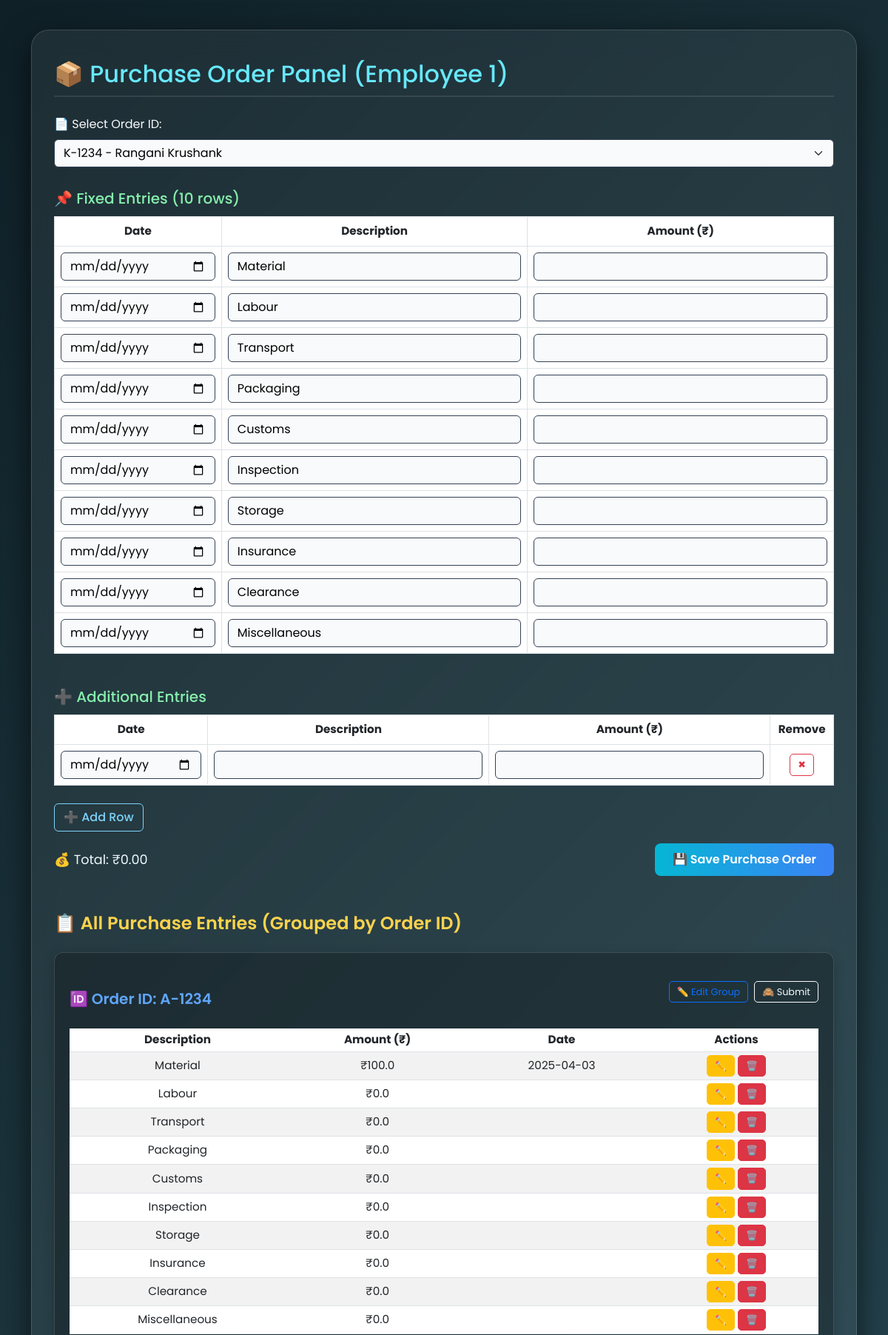
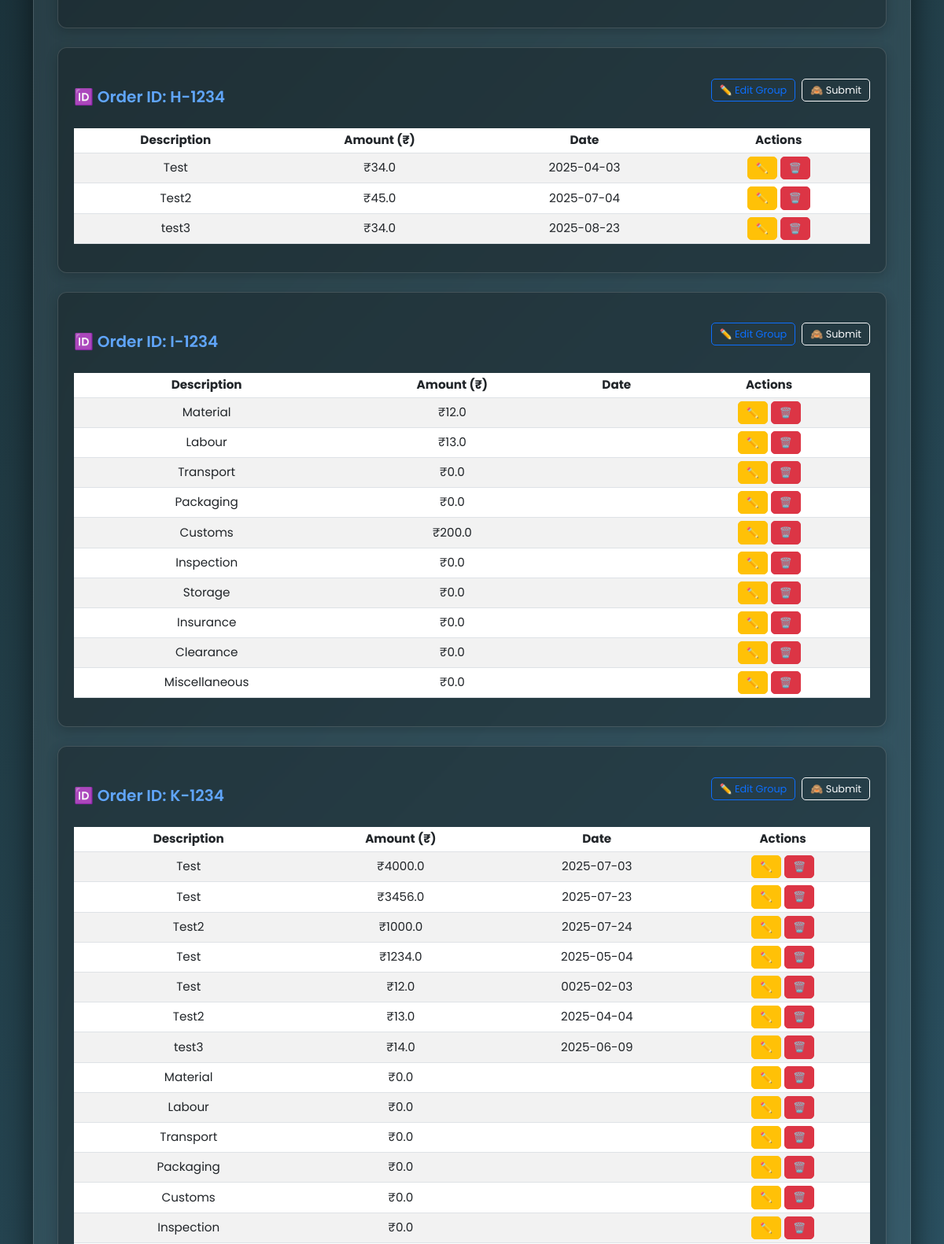
The page /purchase (signed in, upper part) on the database its author committed (2 pictures, top to bottom).
### app.py (models this page shows)
class PurchaseOrder(db.Model):
    id = db.Column(db.Integer, primary_key=True)
    order_id = db.Column(db.String(100), nullable=False)
    description = db.Column(db.String(255))
    amount = db.Column(db.Float)
    date = db.Column(db.String(20), nullable=False)  # Format: YYYY-MM-DD

### app.py (the view, shortened to what this page needs)
@app.route('/purchase', methods=['GET', 'POST'])
@login_required
def purchase_panel():
    if current_user.role != 'employee1':
        flash('Access denied!', 'danger')
        return redirect(url_for('login'))
    grouped_purchases = {}
    for p in PurchaseOrder.query.order_by(PurchaseOrder.order_id).all():
        grouped_purchases.setdefault(p.order_id, []).append(p)
    return render_template(
        'purchase.html',
        orders=Order.query.all(),
        grouped_purchases=grouped_purchases
    )

### app.py (called while the page is built)
@login_manager.user_loader
def load_user(user_id):
    return User.query.get(int(user_id))

### templates/purchase.html (shortened to what this page needs)
{% extends "layout.html" %}
{% block content %}
<div class="glass-wrapper">
  <h2>📦 Purchase Order Panel (Employee 1)</h2>
  <form method="POST">
    <div class="form-section">
      <label class="form-label">📄 Select Order ID:</label>
      <select name="order_id" class="form-select mb-4" required>
        {% for order in orders %}
          <option value="{{ order.order_id }}">{{ order.order_id }} - {{ order.customer_name }}</option>
        {% endfor %}
      </select>
      <h5>📌 Fixed Entries (10 rows)</h5>
      <div class="table-responsive mb-4">
        <table class="table table-bordered align-middle">
          <thead>
            <tr><th>Date</th><th>Description</th><th>Amount (₹)</th></tr>
          </thead>
          <tbody>
            {% set fixed_items = ['Material', 'Labour', 'Transport', 'Packaging', 'Customs', 'Inspection', 'Storage', 'Insurance', 'Clearance', 'Miscellaneous'] %}
            {% for item in fixed_items %}
            <tr>
              <td><input type="date" name="date[]" class="form-control"></td>
              <td><input type="text" name="description[]" class="form-control" value="{{ item }}" readonly></td>
              <td><input type="number" name="amount[]" class="form-control amount-field" step="0.01"></td>
            </tr>
            {% endfor %}
          </tbody>
        </table>
      </div>
      <h5>➕ Additional Entries</h5>
      <div class="table-responsive mb-2">
        <table class="table table-bordered align-middle" id="po-table">
          <thead>
            <tr><th>Date</th><th>Description</th><th>Amount (₹)</th><th>Remove</th></tr>
          </thead>
          <tbody>
            <tr>
              <td><input type="date" name="date[]" class="form-control"></td>
              <td><input type="text" name="description[]" class="form-control"></td>
              <td><input type="number" name="amount[]" class="form-control amount-field" step="0.01"></td>
              <td><button type="button" class="btn btn-outline-danger btn-sm remove-row">✖</button></td>
            </tr>
          </tbody>
        </table>
      </div>
      <button type="button" class="btn btn-outline-secondary mb-3" id="add-row">➕ Add Row</button>
    </div>
    <div class="d-flex justify-content-between align-items-center">
      <span class="total-label">💰 Total: ₹<span id="total-amount">0.00</span></span>
      <button type="submit" class="btn btn-custom">💾 Save Purchase Order</button>
    </div>
  </form>
  <div class="mt-5">
    <h4>📋 All Purchase Entries (Grouped by Order ID)</h4>
    {% if grouped_purchases %}
      {% for oid, group in grouped_purchases.items() %}
      <div class="order-group mt-4" data-order-id="{{ oid }}">
        <div class="d-flex justify-content-between align-items-center">
          <h5>🆔 Order ID: {{ oid }}</h5>
          <div class="d-flex gap-2">
            <a href="{{ url_for('edit_purchase_group', order_id=oid) }}" class="btn btn-sm btn-outline-primary">✏️ Edit Group</a>
            <button type="button" class="btn btn-sm btn-outline-light hide-order-btn">🙈 Submit</button>
          </div>
        </div>
        <table class="table table-sm table-striped mt-3">
          <thead>
            <tr><th>Description</th><th>Amount (₹)</th><th>Date</th><th>Actions</th></tr>
          </thead>
          <tbody>
            {% for p in group %}
            <tr>
              <td>{{ p.description }}</td>
              <td>₹{{ p.amount }}</td>
              <td>{{ p.date }}</td>
              <td>
                <a href="{{ url_for('edit_purchase', id=p.id) }}" class="btn btn-sm btn-warning">✏️</a>
                <form method="POST" action="{{ url_for('delete_purchase', id=p.id) }}" style="display:inline;">
                  <button type="submit" class="btn btn-sm btn-danger" onclick="return confirm('Delete this row?')">🗑️</button>
                </form>
              </td>
            </tr>
            {% endfor %}
          </tbody>
        </table>
      </div>
      {% endfor %}
    {% else %}
      <p class="text-muted">No purchase entries found.</p>
    {% endif %}
  </div>
</div>
{% endblock %}

### templates/purchase.html (style rules this page uses)
body { background: linear-gradient(135deg, #0f2027, #203a43, #2c5364); font-family: 'Poppins', sans-serif; color: #e0f2f1; }
.glass-wrapper { max-width: 1200px; margin: 40px auto; padding: 40px 30px; background: rgba(255, 255, 255, 0.06); border-radius: 24px; box-shadow: 0 12px 40px rgba(0, 0, 0, 0.6); backdrop-filter: blur(16px); -webkit-backdrop-filter: blur(16px); border: 1px solid rgba(255, 255, 255, 0.15); }
.glass-wrapper h2 { font-size: 2rem; color: #67e8f9; margin-bottom: 25px; border-bottom: 2px solid rgba(255, 255, 255, 0.1); padding-bottom: 10px; }
.glass-wrapper h4 { color: #fcd34d; font-weight: 600; margin-top: 50px; margin-bottom: 20px; }
.glass-wrapper h5 { color: #86efac; font-weight: 500; margin-top: 30px; margin-bottom: 12px; }
label, th, td { color: #f8fafc; }
select, input { background-color: #f9fafb !important; color: #000 !important; border: 1px solid #334155 !important; border-radius: 8px; padding: 6px 10px; }
.btn-custom { background: linear-gradient(to right, #06b6d4, #3b82f6); color: #fff; font-weight: 600; border: none; border-radius: 8px; padding: 10px 24px; transition: all 0.3s ease-in-out; }
.btn-outline-secondary { border-color: #7dd3fc; color: #7dd3fc; font-weight: 500; border-radius: 6px; }
.table thead { background-color: rgba(255, 255, 255, 0.08); color: #93c5fd; }
.table td, .table th { vertical-align: middle; text-align: center; font-size: 0.95rem; }
.table-striped tbody tr:nth-of-type(odd) { background-color: rgba(255, 255, 255, 0.03); }
.total-label { font-size: 1.1rem; color: #f0f9ff; }
.order-group { border: 1px solid rgba(255, 255, 255, 0.15); border-radius: 12px; padding: 20px; background: rgba(0, 0, 0, 0.25); box-shadow: 0 4px 15px rgba(0,0,0,0.2); }
.order-group h5 { color: #60a5fa; font-weight: 600; }
.btn-sm { font-size: 0.8rem; padding: 4px 10px; border-radius: 5px; }
.table input[type="text"], .table input[type="date"], .table input[type="number"] { color: #000 !important; background-color: #f9fafb !important; }

### rows shown on the page
PurchaseOrder: order "A-1234", description "Material", amount "100.0", date "2025-04-03"
PurchaseOrder: description "Labour", amount "0.0"
PurchaseOrder: description "Transport", amount "0.0"
PurchaseOrder: description "Packaging", amount "0.0"
PurchaseOrder: description "Customs", amount "0.0"
PurchaseOrder: description "Inspection", amount "0.0"
PurchaseOrder: description "Storage", amount "0.0"
PurchaseOrder: description "Insurance", amount "0.0"
PurchaseOrder: description "Clearance", amount "0.0"
PurchaseOrder: description "Miscellaneous", amount "0.0"
PurchaseOrder: order "H-1234", description "Test", amount "34.0", date "2025-04-03"
PurchaseOrder: description "Test2", amount "45.0", date "2025-07-04"
PurchaseOrder: description "test3", amount "34.0", date "2025-08-23"
PurchaseOrder: order "I-1234", description "Material", amount "12.0"
PurchaseOrder: description "Labour", amount "13.0"
PurchaseOrder: description "Transport", amount "0.0"
PurchaseOrder: description "Packaging", amount "0.0"
PurchaseOrder: description "Customs", amount "200.0"
PurchaseOrder: description "Inspection", amount "0.0"
PurchaseOrder: description "Storage", amount "0.0"
PurchaseOrder: description "Insurance", amount "0.0"
PurchaseOrder: description "Clearance", amount "0.0"
PurchaseOrder: description "Miscellaneous", amount "0.0"
PurchaseOrder: order "K-1234", description "Test", amount "4000.0", date "2025-07-03"
PurchaseOrder: description "Test", amount "3456.0", date "2025-07-23"
PurchaseOrder: description "Test2", amount "1000.0", date "2025-07-24"
PurchaseOrder: description "Test", amount "1234.0", date "2025-05-04"
PurchaseOrder: description "Test", amount "12.0", date "0025-02-03"
PurchaseOrder: description "Test2", amount "13.0", date "2025-04-04"
PurchaseOrder: description "test3", amount "14.0", date "2025-06-09"
PurchaseOrder: description "Material", amount "0.0"
PurchaseOrder: description "Labour", amount "0.0"
PurchaseOrder: description "Transport", amount "0.0"
PurchaseOrder: description "Packaging", amount "0.0"
PurchaseOrder: description "Customs", amount "0.0"
PurchaseOrder: description "Inspection", amount "0.0"

### other values the page prints
form field order_id "K-1234 - Rangani Krushank"
